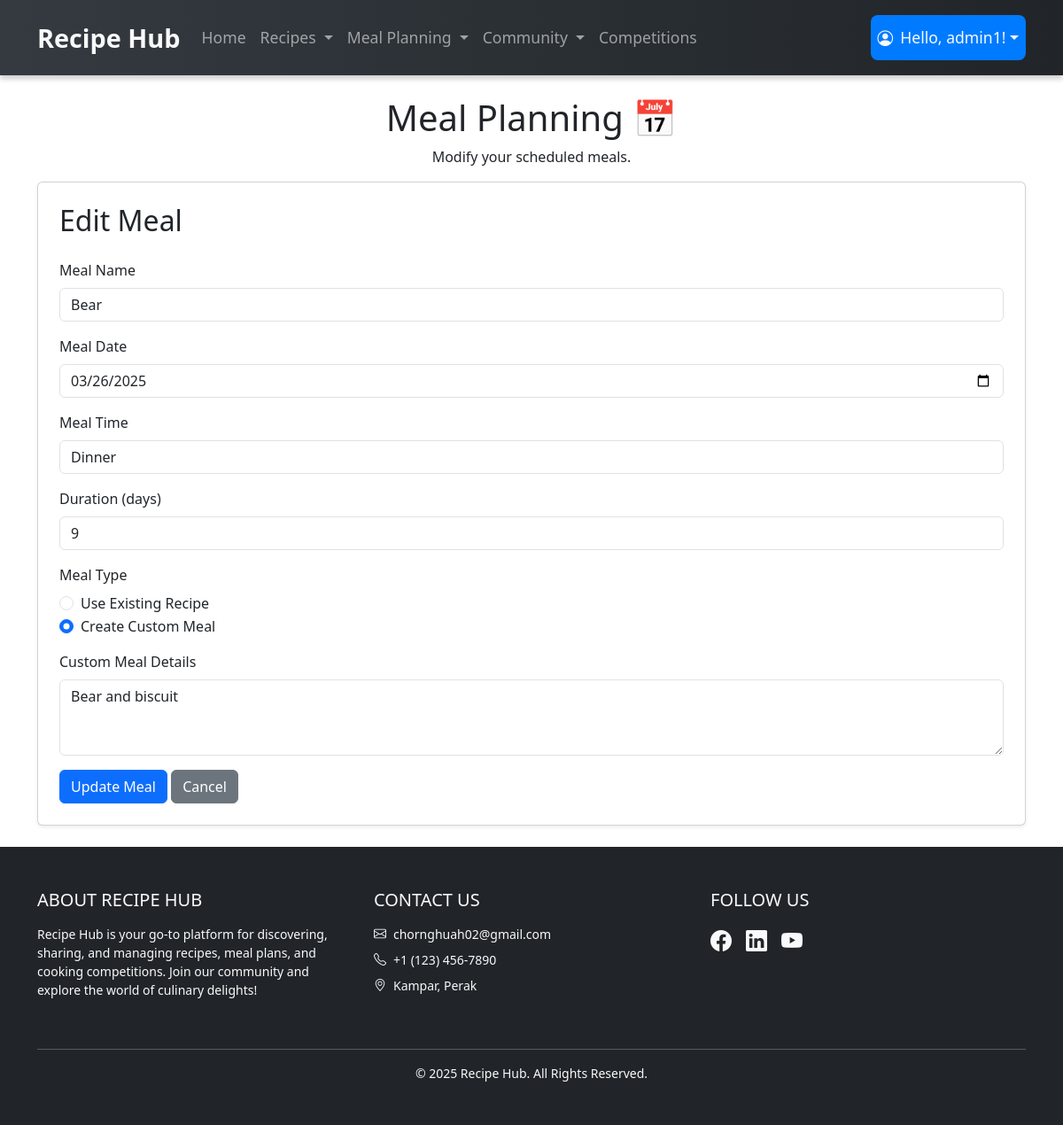
/meal_planning_module/meal_plan_edit_admin.php?meal_id=5 (signed in), run on the app's committed database.
### tables this page shows
CREATE TABLE meal_plans (
    meal_id INT AUTO_INCREMENT PRIMARY KEY,
    user_id INT NOT NULL,
    meal_name VARCHAR(255) NOT NULL,
    meal_date DATE NOT NULL,
    meal_time ENUM('Breakfast','Lunch','Dinner') NOT NULL,
    meal_type ENUM('recipe','custom') NOT NULL,
    created_at TIMESTAMP NOT NULL DEFAULT CURRENT_TIMESTAMP,
    recipe_id INT DEFAULT NULL,
    custom_meal VARCHAR(255) DEFAULT NULL,
    duration INT NOT NULL DEFAULT 1 COMMENT 'Number of days this meal is planned for',
    updated_at TIMESTAMP NULL DEFAULT NULL ON UPDATE CURRENT_TIMESTAMP,
    FOREIGN KEY (user_id) REFERENCES User(user_id) ON DELETE CASCADE,
    FOREIGN KEY (recipe_id) REFERENCES Recipe(recipe_id) ON DELETE CASCADE
);

### meal_planning_module/meal_plan_edit_admin.php (the view, shortened to what this page needs)
<?php
include '../user_module/database.php';
$id = intval($_GET['meal_id']);
$stmt = $con->prepare("SELECT * FROM meal_plans WHERE meal_id = ?");
$stmt->bind_param("i", $id);
$stmt->execute();
$result = $stmt->get_result();
$meal = $result->fetch_assoc();
$meal_type = ($meal['recipe_id'] !== NULL) ? 'existing_recipe' : 'custom_meal';
?>
<!DOCTYPE html>
<html lang="en">
<head>
    <link href="https://cdn.jsdelivr.net/npm/bootstrap@5.3.2/dist/css/bootstrap.min.css" rel="stylesheet">
</head>
<body>
    <?php include("../navbar.php"); ?>
    <div class="container mt-4">
        <h1 class="text-center">Meal Planning 📅</h1>
        <p class="text-center">Modify your scheduled meals.</p>
        <div class="card shadow-sm p-4">
            <h2 class="mb-4">Edit Meal</h2>
            <form method="POST">
                <div class="mb-3">
                    <label class="form-label">Meal Name</label>
                    <input type="text" class="form-control" name="meal_name" value="<?= htmlspecialchars($meal['meal_name']) ?>" required>
                </div>
                <div class="mb-3">
                    <label class="form-label">Meal Date</label>
                    <input type="date" class="form-control" name="meal_date" value="<?= $meal['meal_date'] ?>" required>
                </div>
                <div class="mb-3">
                    <label class="form-label">Meal Time</label>
                    <select class="form-control" name="meal_time">
                        <option value="Dinner" <?= ($meal['meal_time'] == 'Dinner') ? 'selected' : '' ?>>Dinner</option>
                    </select>
                </div>
                <div class="mb-3">
                    <label class="form-label">Duration (days)</label>
                    <input type="number" class="form-control" name="duration" min="1" value="<?= $meal['duration'] ?>" required>
                </div>
                <div class="mb-3">
                    <label class="form-label">Meal Type</label>
                    <div class="form-check">
                        <input class="form-check-input" type="radio" name="meal_type" id="existingRecipe" value="existing_recipe" <?= ($meal_type == 'existing_recipe') ? 'checked' : '' ?>>
                        <label class="form-check-label" for="existingRecipe">
                            Use Existing Recipe
                        </label>
                    </div>
                    <div class="form-check">
                        <input class="form-check-input" type="radio" name="meal_type" id="customMeal" value="custom_meal" <?= ($meal_type == 'custom_meal') ? 'checked' : '' ?>>
                        <label class="form-check-label" for="customMeal">
                            Create Custom Meal
                        </label>
                    </div>
                </div>
                <div class="mb-3" id="customMealSection" style="<?= ($meal_type == 'existing_recipe') ? 'display: none;' : '' ?>">
                    <label class="form-label">Custom Meal Details</label>
                    <textarea class="form-control" name="custom_meal" rows="3" placeholder="Enter your custom meal details, ingredients, or notes here"><?= htmlspecialchars($meal['custom_meal'] ?? '') ?></textarea>
                </div>
                <button type="submit" class="btn btn-primary">Update Meal</button>
                <a href="meal_plan_admin.php" class="btn btn-secondary">Cancel</a>
            </form>
        </div>
        <br>
    </div>
<?php include '../footer.php'; ?>
</body>
</html>

### navbar.php (style rules this page uses)
html { overflow-y: scroll; }

### data on the page
meal_plans: meal_name "Bear", meal_date "03/26/2025", meal_time "Dinner", duration "9", recipe_id "☐ Use Existing Recipe", recipe_id "☑ Create Custom Meal", custom_meal "Bear and biscuit"

### other printed values
$_SESSION['username'] "admin1"
